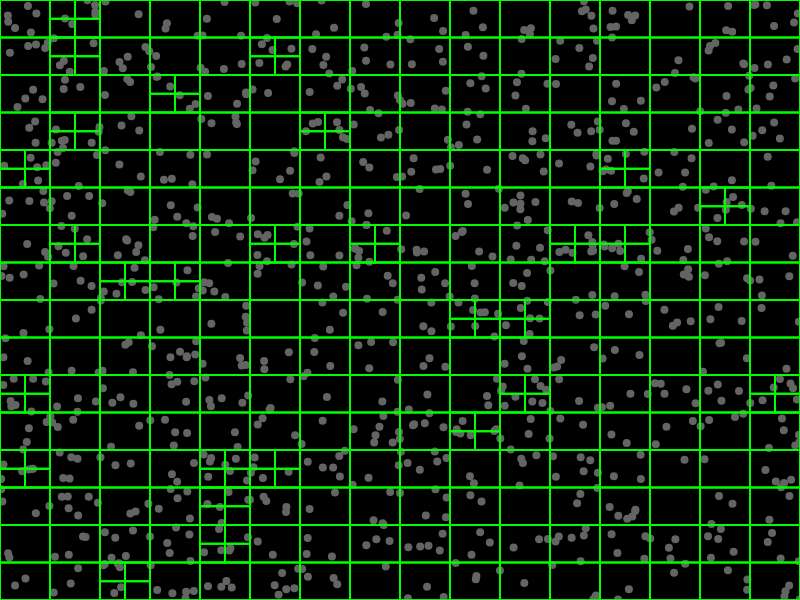
Frame 1 (no input)
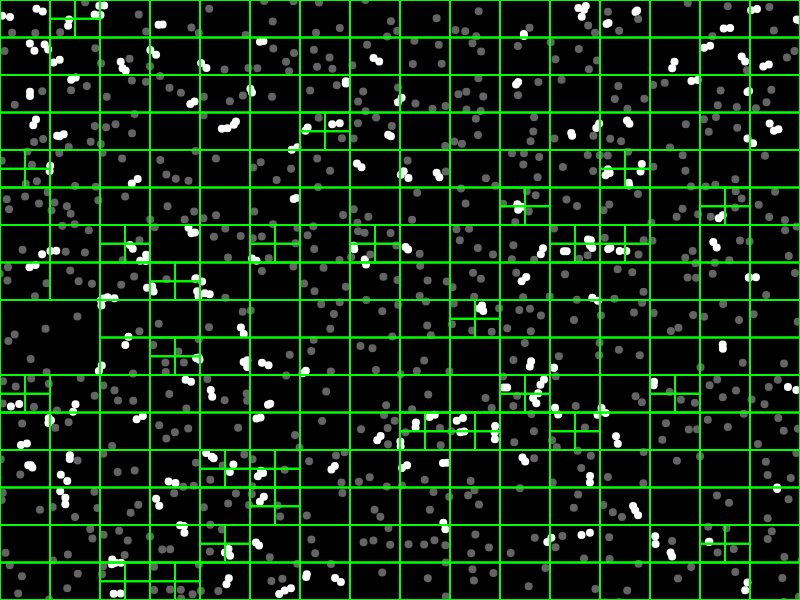
Frame 60 (no input)
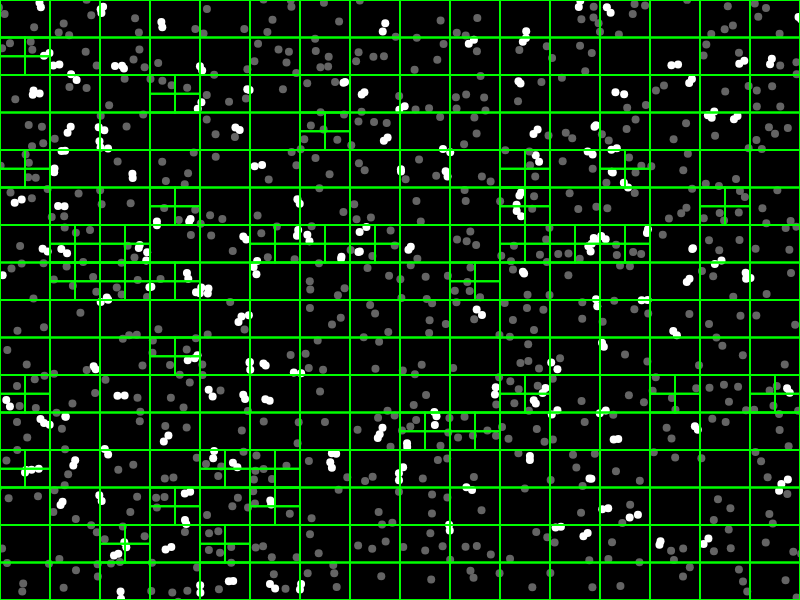
Frame 120 (the mouse pressed at the canvas centre since frame 60)

The p5.js sketch that drew these frames (run headless with seeded random() and noise() and a simulated clock; from frame 60 on, the mouse is pressed at the canvas centre):

// p5.js sketch
// ── sketch.js
let particals = [];
//let qTree;
function setup() {
  createCanvas(800,600);
  //qTree = new QuadTree(new Region(320,240,640,480), 4);
  for(let i = 0; i < 1000; i++) {
    let p = new Particle(random(width), random(height), 4);

    particals.push(p);
    //qTree.insert(pt);
  }
}

function draw() {
  background(0);
  noStroke();
  let qTree = new QuadTree(new Region(width/2,height/2,width/2,height/2), 4);
  /*for(let p of points) {
    qTree.insert(p);
    let pts = qTree.query(new Region(p.userData.cx, p.userData.cy, p.userData.r*4, p.userData.r*4));
  for(let pt of pts) {
      if(pt == p)
        continue;
      let d = dist(p.userData.cx, p.userData.cy, pt.userData.cx, pt.userData.cy);
      if(d < (pt.userData.r + p.userData.r)) {
        pt.userData.setHighlight(true);
        p.userData.setHighlight(true);
      }
    }
  }*/
  for(let p of particals) {
    p.update();
    p.render();
  }
  for(let p of particals) {
    p.setHighlight(false);
    qTree.insert(new Point(p.cx, p.cy, p));
    let pts = qTree.query(new Region(p.cx, p.cy, p.r*2, p.r*2));
    for(let j = 0; j < pts.length; j++) {
      if(pts[j].userData == p)
        continue;
      let d = dist(p.cx, p.cy, pts[j].userData.cx, pts[j].userData.cy);
      if(d < (pts[j].userData.r + p.r)) {
        pts[j].userData.setHighlight(true);
        p.setHighlight(true);
      }
    }
    /*for(let pt of particals) {
      if(pt == p)
        continue;
      let d = dist(p.cx, p.cy, pt.cx, pt.cy);
      if(d < (pt.r + p.r)) {
        p.setHighlight(true);
      }
    }*/
  }
  //stroke(255,0,0);
  //noFill();
  //rectMode(CENTER);
  //rect(mouseX, mouseY, 50,50);
  //console.log(qTree.size());
  //noLoop();
  qTree.show();
}

// ── particle.js
class Particle {
  constructor(cx,cy, r) {
    this.cx = cx;
    this.cy = cy;
    this.r = r;
    this.highlight = false;
  }
  update() {
    this.cx += random(-1,1);
    this.cy += random(-1,1);
  }
  setHighlight(val) {
    this.highlight = val;
  }
  render() {
    if(this.highlight) {   
      fill(255);
    } else {
      fill(100);
    }
    ellipse(this.cx, this.cy, this.r*2, this.r*2);
  }
}
// ── quadTree.js
class Point {
  constructor(x, y, userData) {
    this.x = x;
    this.y = y;
    this.userData = userData;
  }
  
}
class Region {
  constructor(cx, cy, w, h){
    this.cx = cx;
    this.cy = cy;
    this.w = w;
    this.h = h;
  }
  left() {
    return this.cx - this.w;
  }
  right() {
    return this.cx + this.w;
  }
  up() {
    return this.cy - this.h;
  }
  bottom() {
    return this.cy + this.h;
  }
  
  nwCenter() {
    return { cx: this.left() + this.w/2,
      cy: this.up() + this.h/2,
      w: this.w/2,
      h: this.h/2};
  }
  neCenter() {
    return { cx: this.right() - this.w/2,
      cy: this.up() + this.h/2,
      w: this.w/2,
      h: this.h/2};
  }
  swCenter() {
    return { cx: this.left() + this.w/2,
      cy: this.bottom() - this.h/2,
      w: this.w/2,
      h: this.h/2};
  }
  seCenter() {
    return { cx: this.right() - this.w/2,
      cy: this.bottom() - this.h/2,
      w: this.w/2,
      h: this.h/2};
  }    
  contains(point, y) {
    if(point instanceof Point) {
      return (this.left() <= point.x 
        && this.right() > point.x 
        && this.up() <= point.y
        && this.bottom() > point.y);
    } else {
      return (this.left() <= point
        && this.right() > point
        && this.up() <= y
        && this.bottom() > y);
    }
  }
  /*intersects(range) {
    return (this.contains(range.left(),range.up()) ||
      this.contains(range.right(), range.up()) ||
      this.contains(range.left(), range.bottom()) ||
      this.contains(range.right(), range.bottom()) ||
      range.contains(this.left(),this.up()) ||
      range.contains(this.right(), this.up()) ||
      range.contains(this.left(), this.bottom()) ||
      range.contains(this.right(), this.bottom()));
  }*/
  intersects(range) {
    return !(this.left() > range.right()
      || this.right() < range.left()
      || this.up() > range.bottom()
      || this.bottom() < range.up());
  }
}

class QuadTree {
  constructor(region, cap) {
    this.region = region;
    this.capacity = cap;
    this.points = [];
    this.subdivided = false;
  }
  subdivide() {
    let nw = this.region.nwCenter();
    let ne = this.region.neCenter();
    let sw = this.region.swCenter();
    let se = this.region.seCenter();
    this.northWest = new QuadTree(new Region(nw.cx, nw.cy, nw.w, nw.h), this.capacity);
    this.northEast = new QuadTree(new Region(ne.cx, ne.cy, ne.w, ne.h), this.capacity);
    this.southWest = new QuadTree(new Region(sw.cx, sw.cy, sw.w, sw.h), this.capacity);
    this.southEast = new QuadTree(new Region(se.cx, se.cy, se.w, se.h), this.capacity);
    this.subdivided = true;
  }
  size() {
    let sum = this.points.length;
    if(this.subdivided) {
      sum += this.northWest.size();
      sum += this.northEast.size();
      sum += this.southWest.size();
      sum += this.southEast.size();
    }
    return sum;
  }
  insert(point) {
    if(!this.region.contains(point)) {
      return;
    }
    if(this.points.length < this.capacity) {
      this.points.push(point);
    } else {
      if(!this.subdivided) {
        this.subdivide();
      }
      this.northWest.insert(point);
      this.northEast.insert(point);
      this.southWest.insert(point);
      this.southEast.insert(point);
    }
  }
  query(range, results) {
    if(!results) {
      results = [];
    }
    if(this.region.intersects(range)){
      for(let p of this.points) {
        if(range.contains(p)) {
          results.push(p);
        }
      }
    }
    if(this.subdivided) {
      this.northWest.query(range, results);
      this.northEast.query(range, results);
      this.southWest.query(range, results);
      this.southEast.query(range, results);
    }
    return results;
  }
  show() {
    rectMode(CENTER);
    noFill();
    stroke(0,255,0);
    strokeWeight(2);
    rect(this.region.cx, this.region.cy, this.region.w*2, this.region.h*2);
    if(this.subdivided) {
      this.northWest.show();
      this.northEast.show();
      this.southWest.show();
      this.southEast.show();
    }
  }
}
